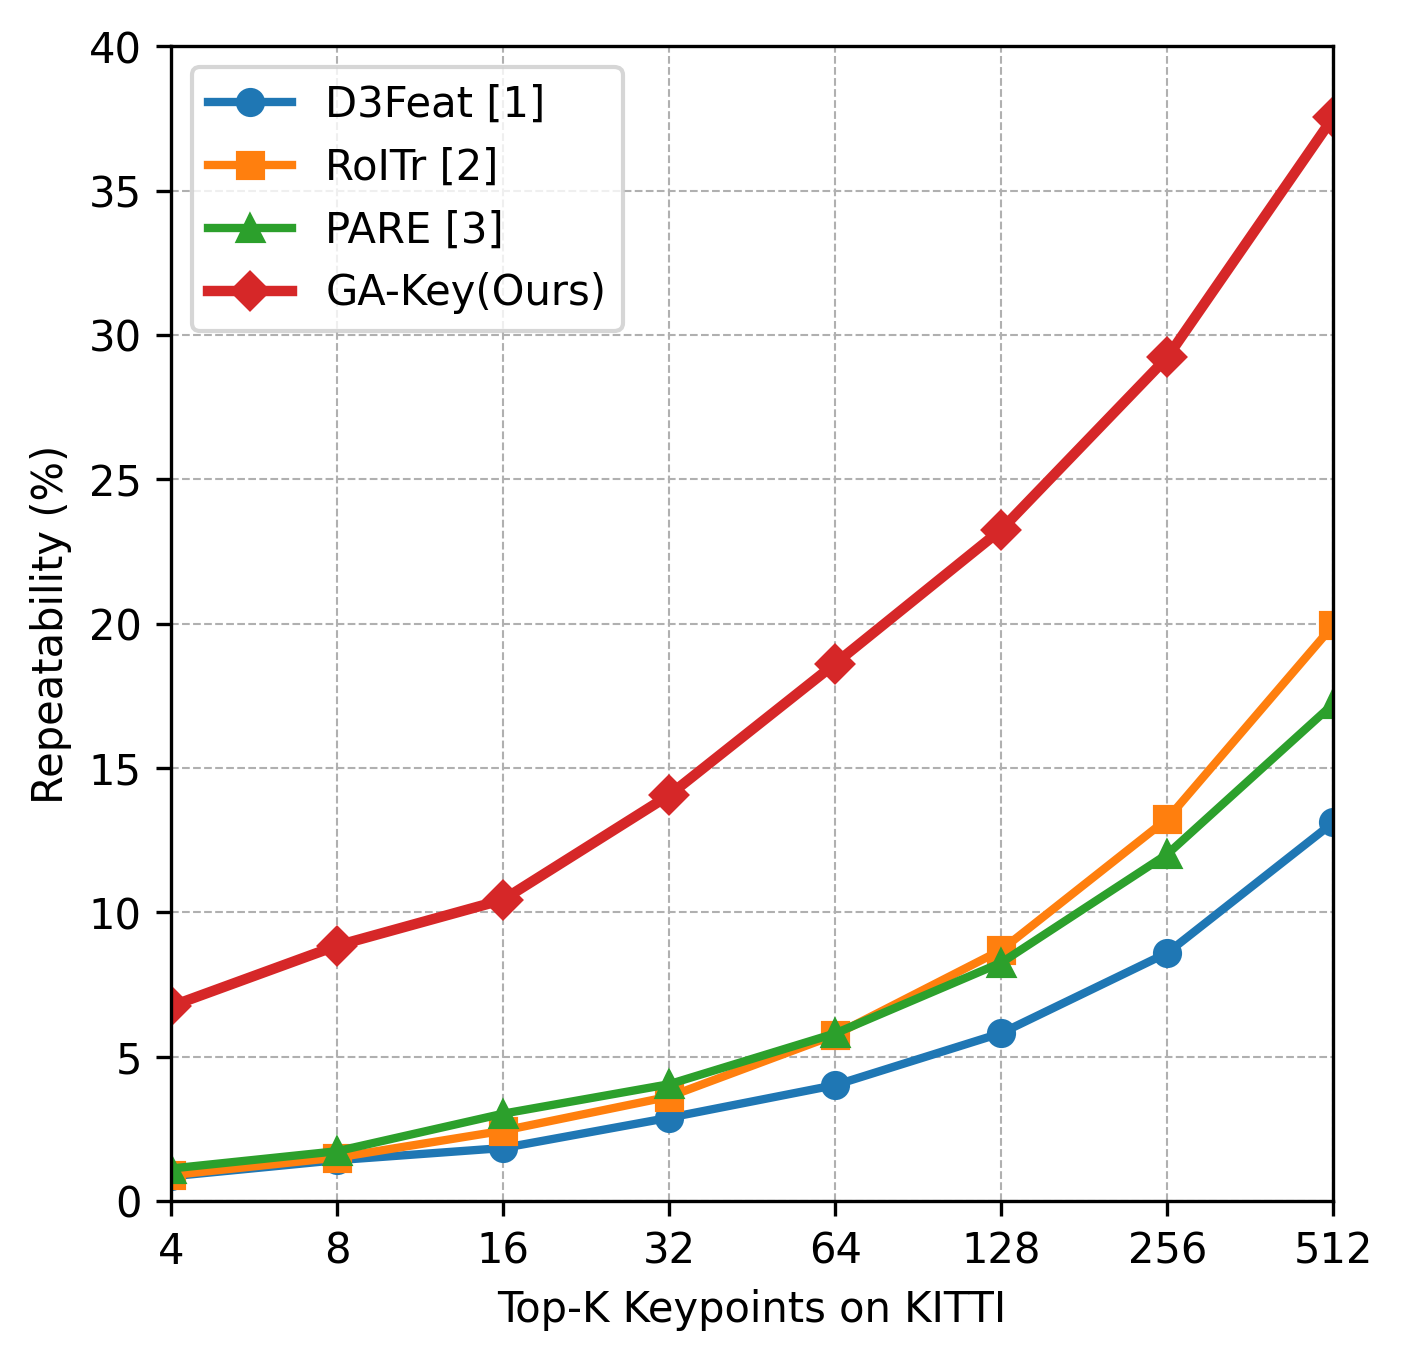

Source code (Python):
import matplotlib.pyplot as plt

# Top-K settings
x = [4, 8, 16, 32, 64, 128, 256, 512]

# KITTI repeatability results (%)
d3feat = [0.86, 1.42, 1.84, 2.89, 4.02, 5.82, 8.60, 13.12]
roitr = [0.90, 1.51, 2.44, 3.62, 5.76, 8.70, 13.24, 19.95]
pare = [1.13, 1.73, 3.03, 4.05, 5.81, 8.26, 12.02, 17.23]
gakey = [6.75, 8.85, 10.44, 14.06, 18.62, 23.26, 29.23, 37.55]

colors = {
    "D3Feat": "#1f77b4",
    "RoITr": "#ff7f0e",
    "PARE": "#2ca02c",
    "GA-Key(Ours)": "#d62728",
}

plt.figure(figsize=(5, 5), dpi=300)

plt.plot(x, d3feat, marker='o', linewidth=2, label='D3Feat [1]', color=colors["D3Feat"])
plt.plot(x, roitr, marker='s', linewidth=2, label='RoITr [2]', color=colors["RoITr"])
plt.plot(x, pare, marker='^', linewidth=2, label='PARE [3]', color=colors["PARE"])
plt.plot(x, gakey, marker='D', linewidth=2.5, label='GA-Key(Ours)', color=colors["GA-Key(Ours)"])

plt.xscale('log', base=2)
plt.xticks(x, x)
plt.xlim(4, 512)
plt.margins(x=0)
plt.ylim(0, 40)

plt.xlabel('Top-K Keypoints on KITTI')
plt.ylabel('Repeatability (%)')

plt.legend()
plt.grid(True, which='both', linestyle='--', linewidth=0.5)

plt.savefig('Repeatibility_KITTI.png', bbox_inches='tight')
plt.savefig('Repeatibility_KITTI.pdf', bbox_inches='tight')
plt.show()
